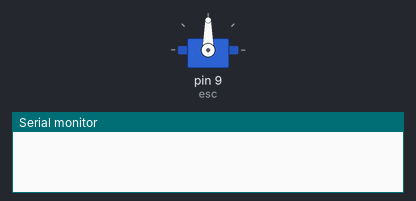
A sketch run on a simulated Arduino Uno, built with avr-gcc and run on an emulated ATmega328P. Shown: servo, the last lines printed to the serial monitor.

Above: at 0.1 s.
At 5.1 s:
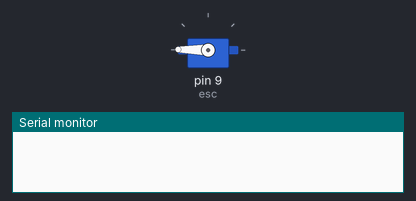
At 10.1 s:
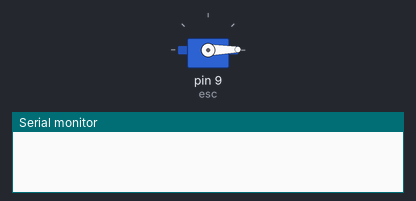
At 25.1 s:
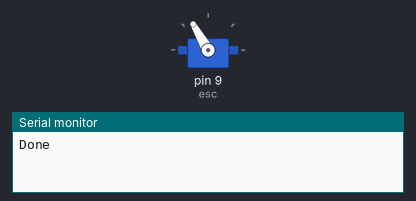
Timing chart, 0 to 26.6 s (numbered marks = the images above):
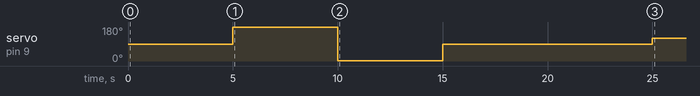

The sketch:

ESCProgrammer.ino
```cpp
#include <Servo.h>

Servo esc;

void setup()
{
Serial.begin(9600);
esc.attach(9);
delay(5000);
esc.write(179); // HI
delay(5000);
esc.write(1); // LO
delay(5000);
esc.write(90); // MID
delay(10000);

esc.write(120); // SPEED
Serial.println("Done");
}

void loop()
{
}
```
